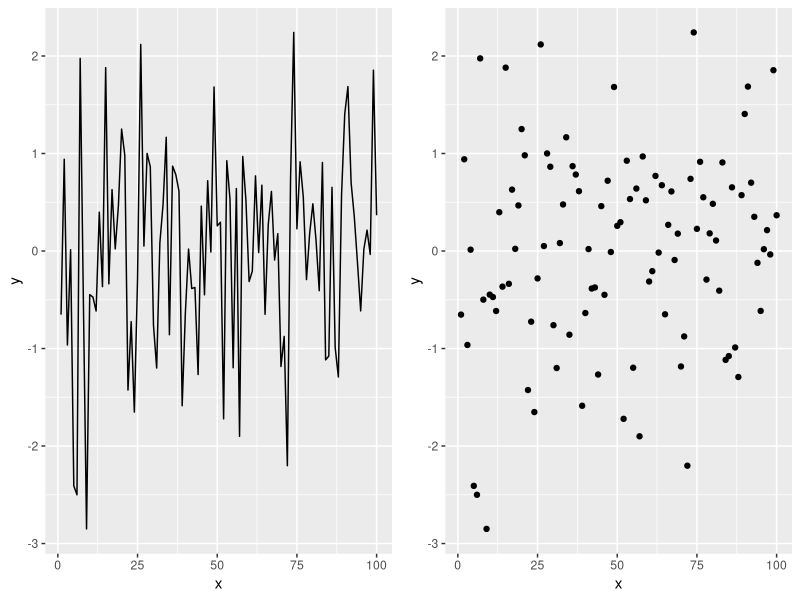

Write the R code that produced this figure.
## ---- chunk 1
knitr::opts_chunk$set(
  echo = TRUE, 
  fig.width = 8, 
  fig.height = 8, 
  fig.align = "center")
## ---- chunk 2
library(tidyverse)
library(gridExtra)
## ---- chunk 3
# Simulating data according to a normal distribution
x <- 1:100
y <- rnorm(100)
data <- data.frame(x = x, y = y)
p1 <- ggplot(data, aes(x = x, y = y)) + 
  geom_line()
p2 <- ggplot(data, aes(x = x, y = y)) + 
  geom_point()
grid.arrange(p1, p2, nrow = 1)
